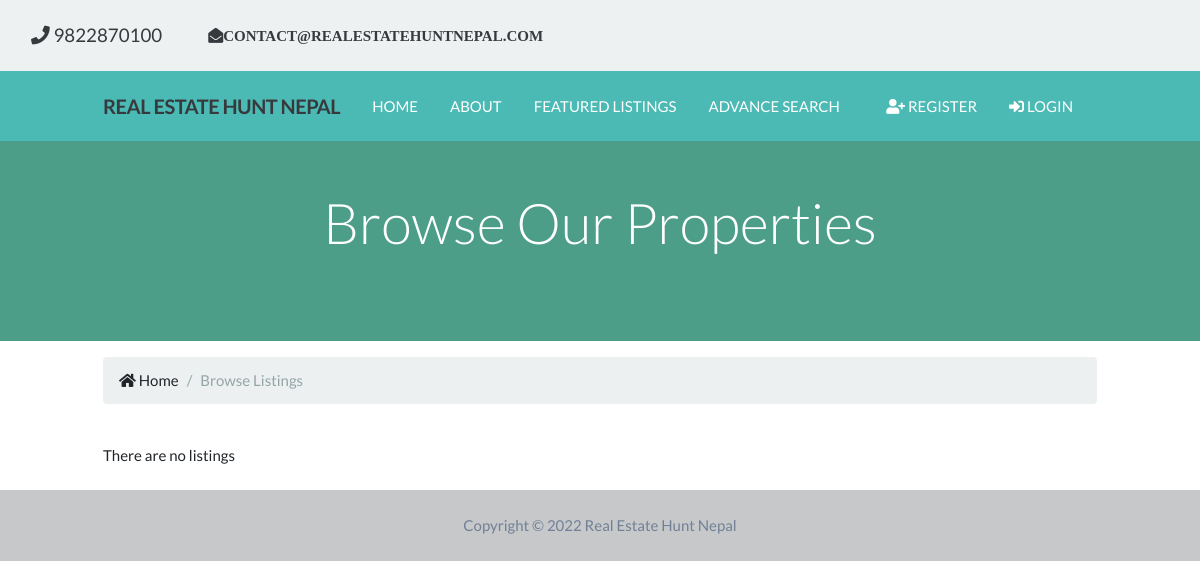
The page /listing/ on the database as committed earlier.
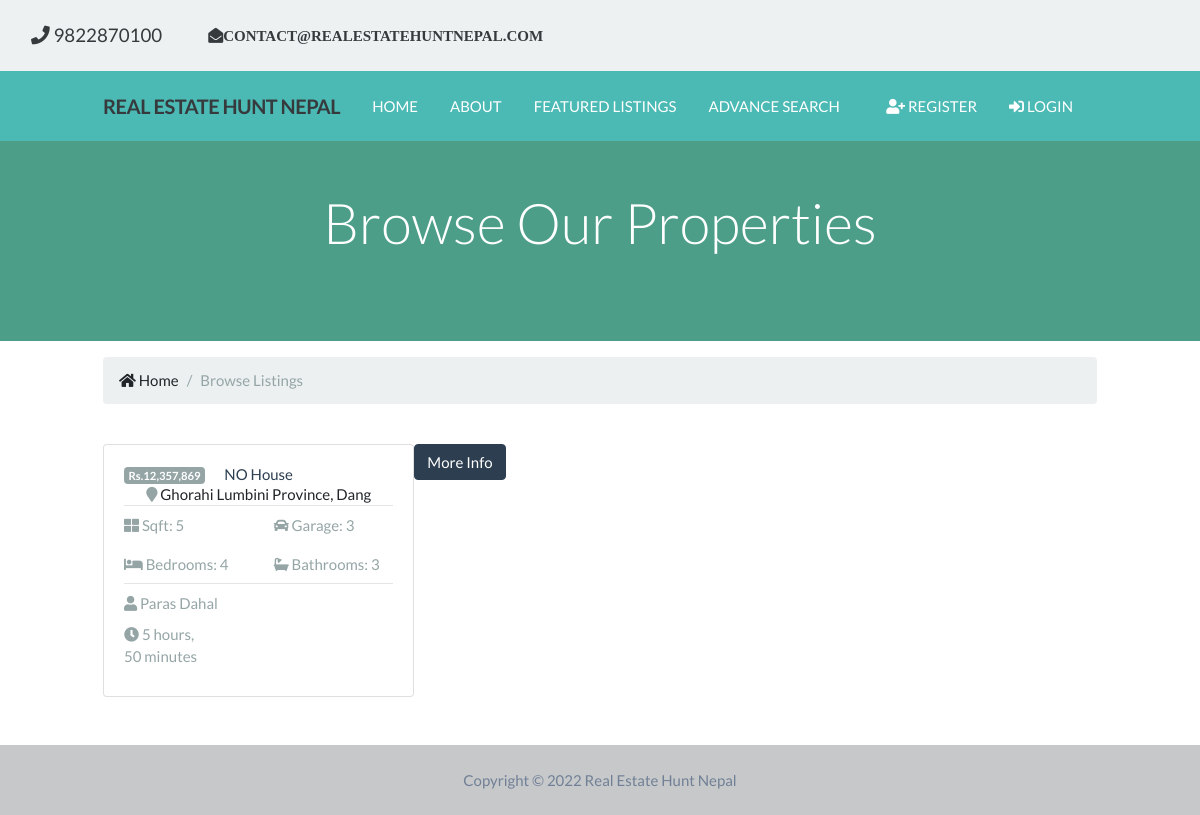
The same page on the database as committed later.
### appartment_listing/models.py (models this page shows, shortened)
class Listings(models.Model):
    listing_id = models.AutoField(
        verbose_name='ID',
        primary_key=True,
    )
    realtor_id = models.ForeignKey(Realtors, on_delete=models.DO_NOTHING)
    listing_title = models.CharField(
        max_length=100,
        verbose_name='Title',
    )
    state = models.CharField(max_length=100, verbose_name='State')
    district = models.CharField(max_length=100, verbose_name='District')
    city = models.CharField(max_length=100, verbose_name='City')
    description = models.TextField(blank=True, verbose_name='Description')
    price = models.DecimalField(
        verbose_name='Price', max_digits=15, decimal_places=5)
    purchaseType = models.CharField(
        max_length=8, default='Buy', verbose_name='PurchaseType')
    propertyType = models.CharField(
        max_length=15, default='House', verbose_name='PropertyType')
    bedroom = models.IntegerField(
        verbose_name='Bedroom', default=None, blank=True, null=True)
    bathroom = models.IntegerField(
        verbose_name='Bathroom', default=None, blank=True, null=True)
    garage = models.IntegerField(
        verbose_name='Garage', default=None, blank=True, null=True)
    sqft = models.IntegerField(
        verbose_name='Sqft', default=None, blank=True, null=True)
    photo_main = models.ImageField(
        upload_to='photos/%Y/%m/%d/', verbose_name='Main Photo', default=None, blank=True, null=True)
    is_published = models.BooleanField(default=True, verbose_name='Published')
    list_date = models.DateTimeField(
        default=datetime.now, blank=True, verbose_name='List Date')
    class Meta():
        verbose_name = 'Listing'
        verbose_name_plural = 'Listings'

### realtor/models.py (models this page shows, shortened)
class Realtors(models.Model):
    realtor_id = models.BigAutoField(primary_key=True)
    first_name = models.CharField(
        max_length=200, verbose_name='First Name')
    last_name = models.CharField(
        max_length=200, verbose_name='Last Name')
    photo = models.ImageField(
        verbose_name='Realtor Photo', upload_to='realtor/%Y/%m/%d/')
    description = models.TextField(blank=True, verbose_name='Description')
    phone = models.CharField(max_length=50, verbose_name='Phone Number')
    email = models.EmailField(verbose_name='EMAIL')
    is_mvp = models.BooleanField(default=False, verbose_name='MVP')
    hire_date = models.DateTimeField(default=datetime.now, blank=True)
    created_at = models.DateTimeField(
        verbose_name='Created At', editable=False)
    updated_at = models.DateTimeField(
        verbose_name='Updated At', editable=False)
    class Meta:
        verbose_name = 'Realtor'
        verbose_name_plural = 'Realtors'
    def __str__(self):
        return self.first_name + ' ' + self.last_name

### appartment_listing/views.py (the view)
# urls.py: path('', views.index, name='index'),
def index(request):
    title = 'Real Estate Hunt Nepal | Listing'
    template = 'listing/index.html'
    listings = Listings.objects.all().order_by(
        '-list_date').filter(is_published=True)
    paginator = Paginator(listings, 6)
    page = request.GET.get('page')
    paged_listings = paginator.get_page(page)
    context = {'title': title,
               'listings': paged_listings,
               }
    return render(request, template, context)

### appartment_listing/templates/listing/index.html (shortened to what this page needs)
{% extends 'header/base.html' %}
{% load static %}
{% load humanize %}
{% block content %}
<section id="showcase-inner" class="py-5 text-white">
  <div class="container">
    <div class="row text-center">
      <div class="col-md-12">
        <h1 class="display-4">Browse Our Properties</h1>
      </div>
    </div>
  </div>
</section>
<section id="bc" class="mt-3">
  <div class="container">
    <nav aria-label="breadcrumb">
      <ol class="breadcrumb">
        <li class="breadcrumb-item">
          <a href="{% url 'main:main-index' %}">
            <i class="fas fa-home"></i> Home</a
          >
        </li>
        <li class="breadcrumb-item active">Browse Listings</li>
      </ol>
    </nav>
  </div>
</section>
<section id="listings" class="py-4">
  <div class="container">
    <div class="row">
      {% if listings %} {% for listing in listings %}
      <div class="col-md-6 col-lg-4 mb-4">
        <div class="card">
          <div class="card-img-overlay">
            <h2>
              <span class="badge badge-secondary text-white"
                >Rs.{{listing.price | floatformat:0 | intcomma}}</span
              >
            </h2>
          </div>
          <div class="card-body">
            <div class="listing-heading text-center">
              <h4 class="text-primary">{{listing.listing_title}}</h4>
              <p>
                <i class="fas fa-map-marker text-secondary"></i>
                {{listing.city}} {{listing.state}}, {{listing.district}}
              </p>
            </div>
            <hr />
            <div class="row py-2 text-secondary">
              <div class="col-6">
                <i class="fas fa-th-large"></i> Sqft: {{listing.sqft}}
              </div>
              <div class="col-6">
                <i class="fas fa-car"></i> Garage: {{listing.garage}}
              </div>
            </div>
            <div class="row py-2 text-secondary">
              <div class="col-6">
                <i class="fas fa-bed"></i> Bedrooms: {{listing.bedroom}}
              </div>
              <div class="col-6">
                <i class="fas fa-bath"></i> Bathrooms: {{listing.bathroom}}
              </div>
            </div>
            <hr />
            <div class="row py-2 text-secondary">
              <div class="col-12">
                <i class="fas fa-user"></i> {{listing.realtor_id}}
              </div>
            </div>
            <div class="row text-secondary pb-2">
              <div class="col-6">
                <i class="fas fa-clock"></i> {{ listing.list_date | timesince }}
              </div>
            </div>
          </div>
        </div>
      </div>
      <div class="row text-secondary">
        <a href="{% url 'listing:detail' listing.listing_id %}">
          <button type="button" class="btn btn-primary">More Info</button>
        </a>
      </div>
      {% endfor %} {% else %}
      <div class="col-md-12">
        <p>There are no listings</p>
      </div>
      {% endif %}
    </div>
  </div>
</section>
{% endblock %}

Rows that differ between the two databases and show on the page:
added Listings: price "12,357,869", listing_title "NO House", city "Ghorahi", state "Lumbini Province", district "Dang", sqft "5", garage "3", bedroom "4", bathroom "3", realtor_id "Paras Dahal", list_date "5 hours, 50 minutes"
Other text that changed with them:
text no longer shown: "There are no listings"
